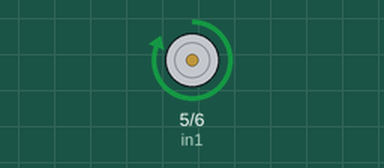
A sketch run on a simulated Arduino Uno, built with avr-gcc and run on an emulated ATmega328P. Shown: motor-driver pin pairs drawn as motors (green arrow = first pin HIGH = forward, orange = second pin HIGH = backward, longer = more drive, scaled by the enable pin).

Above: at 1.0 s.
At 3.0 s:
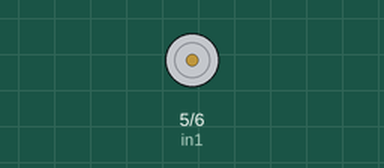
Timing chart, 0 to 5.2 s (numbered marks = the images above):
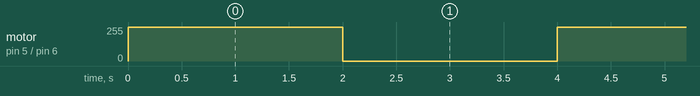

Measured:
- by itself, motor on pin 5 (in1) / pin 6 (in2): alternates forward 255/255 for 2.0 s and stopped for 2.0 s

The sketch:

electromagnet.ino
```cpp
// connect motor controller pins to Arduino digital pins
// magnet
int enA = 3;
int in1 = 5;
int in2 = 6;


void setup()
{


setPwmFrequency(3, 8);
  // set all the motor control pins to outputs
  pinMode(enA, OUTPUT);
  pinMode(in1, OUTPUT);
  pinMode(in2, OUTPUT);

}
void loop()
{
  // this function will run the motors in both directions at a fixed speed
  // turn on right motor
  digitalWrite(in1, HIGH);
  digitalWrite(in2, LOW);
  // set speed to 200 out of possible range 0~255
  analogWrite(enA, 255);

  delay(2000);

  digitalWrite(in1, LOW);
  digitalWrite(in2, HIGH);
  // set speed to 200 out of possible range 0~255
  analogWrite(enA, 0);

  delay(2000);

}

void setPwmFrequency(int pin, int divisor) {
  byte mode;
  if(pin == 5 || pin == 6 || pin == 9 || pin == 10) {
    switch(divisor) {
      case 1: mode = 0x01; break;
      case 8: mode = 0x02; break;
      case 64: mode = 0x03; break;
      case 256: mode = 0x04; break;
      case 1024: mode = 0x05; break;
      default: return;
    }
    if(pin == 5 || pin == 6) {
      TCCR0B = TCCR0B & 0b11111000 | mode;
    } else {
      TCCR1B = TCCR1B & 0b11111000 | mode;
    }
  } else if(pin == 3 || pin == 11) {
    switch(divisor) {
      case 1: mode = 0x01; break;
      case 8: mode = 0x02; break;
      case 32: mode = 0x03; break;
      case 64: mode = 0x04; break;
      case 128: mode = 0x05; break;
      case 256: mode = 0x06; break;
      case 1024: mode = 0x07; break;
      default: return;
    }
    TCCR2B = TCCR2B & 0b11111000 | mode;
  }
}
```
